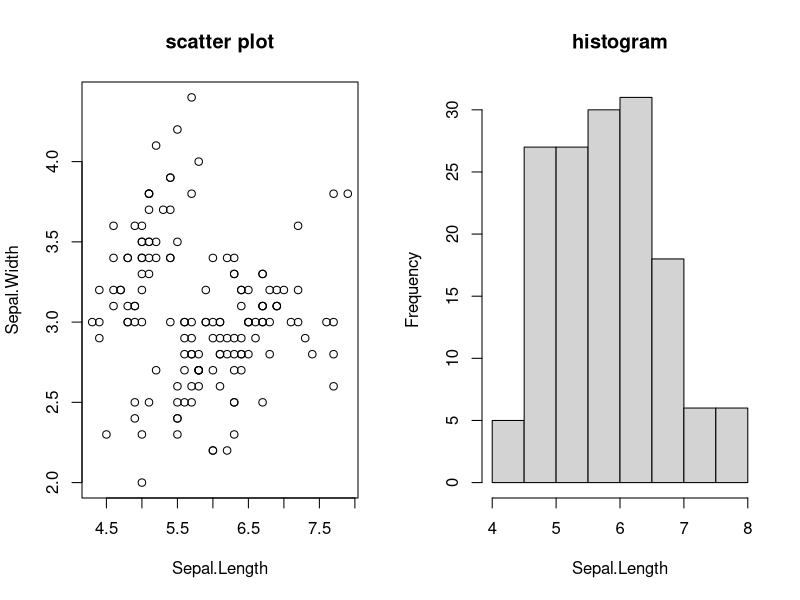

The R source for this figure:
## ---- chunk 1
knitr::opts_chunk$set(echo = TRUE)
## ---- chunk 2
summary(iris)
## ---- chunk 3
sample(iris$Sepal.Length, 10)
## ---- chunk 4
attach(iris)
par(mfrow= c(1,2))
plot(Sepal.Length,Sepal.Width, main = 'scatter plot')
hist(Sepal.Length, main = 'histogram')
